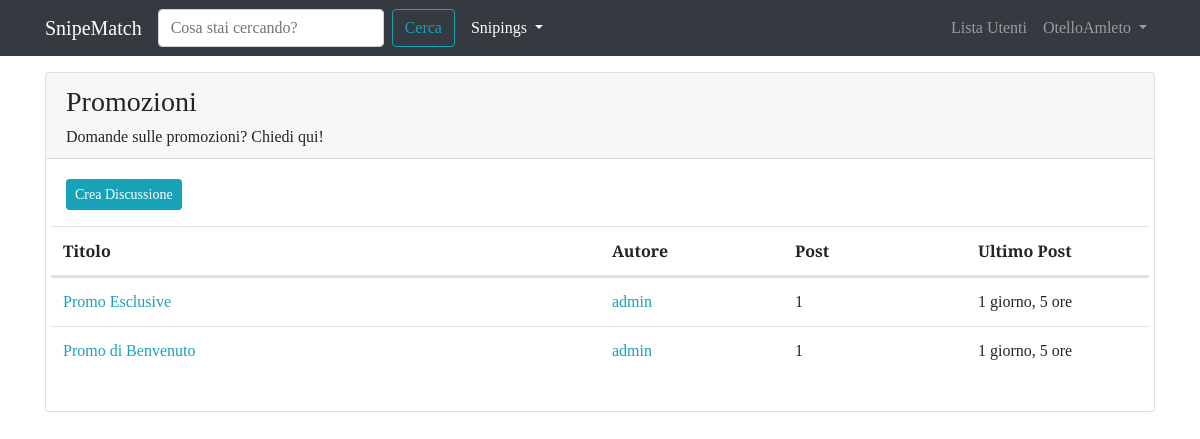
The page /forum/sezione/8 (signed in) on the database its author committed.
### forum/models.py (models this page shows, shortened)
class Sezione(models.Model):
    nome_sezione = models.CharField(max_length=80)
    descrizione = models.CharField(max_length=150, blank=True, null=True)   #blank: può non essere presente il campo; null: ouò essere null
    logo_sezione = models.ImageField(blank=True, null=True)
    class Meta:
        verbose_name = "Sezione"
        verbose_name_plural = "Sezioni"

class Discussione(models.Model):
    titolo = models.CharField(max_length=120)
    data_creazione = models.DateTimeField(auto_now_add=True)   #auto_now_add setta la adata quando è creata la discussione
    autore_discussione = models.ForeignKey(User, on_delete=models.CASCADE, related_name="discussioni")  #col related accedo facilmente alle discussioni create da un utente
    sezione_appartenenza = models.ForeignKey(Sezione, on_delete=models.CASCADE)
    def get_absolute_url(self):
        return reverse("visualizza_discussione", kwargs={"pk": self.pk})  #gli passo come argomento la chiave primaria, perchè serve per riscostruire l'url
    class Meta:
        verbose_name = "Discussione"
        verbose_name_plural = "Discussioni"

class Post(models.Model):
    autore_post = models.ForeignKey(User, on_delete=models.CASCADE, related_name="posts")
    contenuto = models.TextField()
    data_creazione = models.DateTimeField(auto_now_add=True)   #auto_now_add setta la adata quando è creata la discussione
    discussione = models.ForeignKey(Discussione, on_delete=models.CASCADE)
    class Meta:
        verbose_name = "Post"
        verbose_name_plural = "Posts"

### forum/views.py (the view)
# urls.py: path('sezione/<int:pk>', views.visualizza_sezione, name="sezione_view"),
def visualizza_sezione(request, pk):
    sezione = get_object_or_404(Sezione, pk=pk)
    discussioni_sezione = Discussione.objects.filter(
        sezione_appartenenza=sezione
    ).order_by("-data_creazione")   #così ordino in modo che le più vecchie siano in fondo
    context = {"sezione": sezione, "discussioni": discussioni_sezione}
    return render(request, "forum/singola_sezione.html", context)

### forum/templates/forum/singola_sezione.html (shortened to what this page needs)
{% extends 'base.html' %}
{% block content %}
<div class="card my-3">
    <div class="card-header">
        <h3>{{ sezione.nome_sezione }}</h3>
        <h6 class="card-text">{{ sezione.descrizione }}</h6>
    </div>
    <div class="card-body">
        <a class="btn btn-sm btn-info" href="{% url 'crea_discussione' pk=sezione.pk %}">Crea Discussione</a>
        <table class="table mt-3">
            <thead>
                <tr class="row">
                    <th class="col-lg-6 col-4">Titolo</th>
                    <th class="col-lg-2 col-3">Autore</th>
                    <th class="col-lg-2 col-2">Post</th>
                    <th class="col-lg-2 col-3">Ultimo Post</th>
                </tr>
            </thead>
            <tbody>
                <tr class="row">
                    {% for discussione in discussioni %}
                        <td class="col-lg-6 col-4">
                            <a href="{{ discussione.get_absolute_url }}">{{ discussione.titolo }}
                            </a>
                        </td>
                        <td class="col-lg-2 col-3">
                            <a href="{% url 'user_profile' username=discussione.autore_discussione.username %}">{{ discussione.autore_discussione }}
                            </a>
                        </td>
                        <td class="col-lg-2 col-2">{{ discussione.post_set.count }}</td>
                        <td class="col-lg-2 col-3">{{ discussione.post_set.last.data_creazione|timesince }}</td>
                        {% endfor %}
                </tr>
            </tbody>
        </table>
    </div>
</div>
{% endblock content %}

### templates/base.html (shortened to what this page needs)
{% load static %}
<!doctype html>
<html lang="it">
  <head>
    <link rel="stylesheet" href="https://stackpath.bootstrapcdn.com/bootstrap/4.3.1/css/bootstrap.min.css">
    <link rel="stylesheet" href="https://cdnjs.cloudflare.com/ajax/libs/jquery-datetimepicker/2.5.20/jquery.datetimepicker.min.css" />
    <link rel="stylesheet" href="https://unpkg.com/bootstrap-table@1.18.3/dist/bootstrap-table.min.css">
    <link rel="stylesheet" href="{% static 'css/agora.css' %}">
  </head>
  <body>
    <nav class="navbar navbar-expand-sm navbar-dark bg-dark">
      <div class="container">
        <a class="navbar-brand" href="/">SnipeMatch</a>
        <div class="collapse navbar-collapse" id="navbarSupportedContent">
          <form class="form-inline my-lg-0 mr-2" action="{% url 'funzione_cerca' %}">
            <input name="q" class="form-control mr-sm-2" type="search" placeholder="Cosa stai cercando?" aria-label="Search">
            <button class="btn btn-outline-info my-2 my-sm-0" type="submit">Cerca</button>
          </form>
          <ul class="navbar-nav mr-auto">
            <li class="nav-item active dropdown">
              <a class="nav-link dropdown-toggle" href="#" id="navbarDropdown" role="button" data-toggle="dropdown" aria-haspopup="true" aria-expanded="false">
                Snipings
              </a>
            </li>
          </ul>
          <ul class="navbar-nav ml-auto">
            <li class="nav-item">
              <a class="nav-link" href="{% url 'user_list' %}">Lista Utenti <span class="sr-only">(current)</span></a>
            </li>
            {% if request.user.is_authenticated %}
              <li class="nav-item dropdown">
                <a class="nav-link dropdown-toggle" href="#" id="navbarDropdown" role="button" data-toggle="dropdown" aria-haspopup="true" aria-expanded="false">
                  {{ request.user.username }}
                </a>
              </li>
            {% endif %}
          </ul>
        </div>
      </div>
    </nav>
    <div class="container">
        {% block content %}
        {% endblock content %}
    </div>
  </body>
</html>

### static-storage/css/agora.css (style rules this page uses)
body { font-family: 'Slabo 27px', serif; }
a, a:hover { color: #17a2b8; }

### rows shown on the page
Sezione: nome_sezione "Promozioni", descrizione "Domande sulle promozioni? Chiedi qui!"
Discussione: titolo "Promo Esclusive", autore_discussione "admin", post_set.count "1", post_set.last.data_creazione "1 giorno, 5 ore"
Discussione: titolo "Promo di Benvenuto", autore_discussione "admin", post_set.count "1", post_set.last.data_creazione "1 giorno, 5 ore"

### other values the page prints
{{ request.user.username }} "OtelloAmleto"
